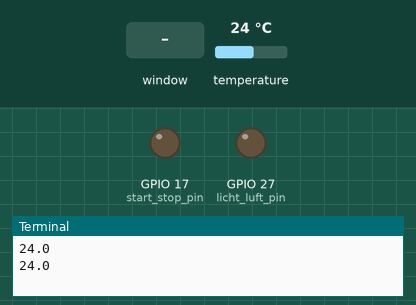
This program was run on a simulated Raspberry Pi (BCM pin numbers). Shown: output pins drawn as LEDs (lit = HIGH), the last lines printed to the terminal. The test bench sets the inputs (shaded band); at power-on: temperature 24 °C. The desktop window is not drawn, its controls go by their first labels and the mouse button is held 0.15 s; threads take turns every 2 ms.

Above: at 2.2 s.
2.3 s: control labelled "Starten" in the window clicked
At 3.1 s:
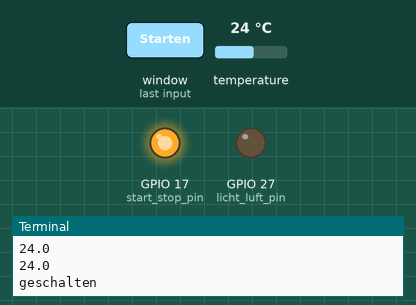
3.8 s: control labelled "Licht" in the window clicked
At 4.2 s:
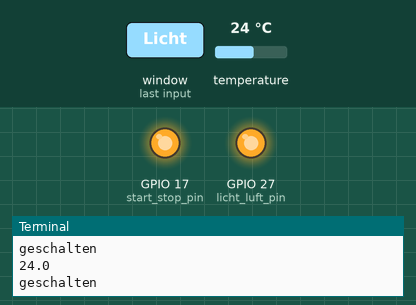
5.3 s: control labelled "Stop" in the window clicked
At 7.0 s:
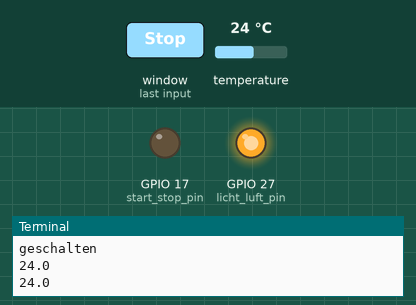
Timing chart, 0 to 8.5 s (numbered marks = the images above; inputs shaded):
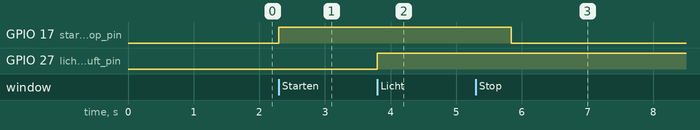

The program:

gui.py
```python
from tkinter import *
import Adafruit_DHT as DHT
import time
import threading
import RPi.GPIO as GPIO
from w1thermsensor import W1ThermSensor

def licht_luft():
    licht_luft_pin = 27
    if GPIO.input(licht_luft_pin) == GPIO.LOW:
        GPIO.output(licht_luft_pin, GPIO.HIGH)
        print("geschalten")
    else:
        GPIO.output(licht_luft_pin, GPIO.LOW)

def start_stop():
    start_stop_pin = 17
    if GPIO.input(start_stop_pin) == GPIO.LOW:
        GPIO.output(start_stop_pin, GPIO.HIGH)
        print("geschalten")
    else:
        GPIO.output(start_stop_pin, GPIO.LOW)

class Temperatur(threading.Thread):
    def __init__(self, mainWindow):
        threading.Thread.__init__(self)
        self.deamon = True
        self.mainWindow = mainWindow
        self.temperatur = 0

    def run(self):
        global temperatur
        temp_sens = W1ThermSensor()
        self.temperatur = temp_sens.get_temperature()
        print(self.temperatur)
        #time.sleep(0.5)
        self.mainWindow.after(500, self.run)

def main():
    global temperatur
    global mainWindow
    #temperatur = 0
    threads = []

    #gui_thread = threading.Thread(target)


    mainWindow = Tk(className="Mamma Lauda")
    w = 320#1280  # width for the Tk root
    h = 720#720  # height for the Tk root
    x = 0
    y = 0


    temp_thread = Temperatur(mainWindow)
    temp_thread.start()


    threads.append(temp_thread)

    time.sleep(1)
    mainWindow.geometry('%dx%d+%d+%d' % (w, h, x, y))
    labelUeberschrift = Label(master=mainWindow, text="Team --- MAMMA LAUDA")
    buttonStart = Button(master=mainWindow, text="Starten", command=start_stop)
    buttonStop = Button(master=mainWindow, text="Stop", command=start_stop)
    buttonLicht = Button(master=mainWindow, text="Licht", command=licht_luft)
    labelTemp = Label(master=mainWindow, text=temp_thread.temperatur)


    labelUeberschrift.pack()
    labelTemp.pack()
    buttonStart.pack()
    buttonStop.pack()
    buttonLicht.pack()

    while True:
        mainWindow.update()

    mainWindow.mainloop()

if __name__ == '__main__':

    licht_luft_pin = 27
    start_stop_pin = 17
    GPIO.setwarnings(False)
    GPIO.setmode(GPIO.BCM)#
    GPIO.setup(licht_luft_pin, GPIO.OUT, initial=GPIO.LOW)
    GPIO.setup(start_stop_pin, GPIO.OUT, initial=GPIO.LOW)

    main()  # TODO: muss noch checken wie man realtime updaten kann! tkinter
```

Measured:
- after the input at 2.3 s, GPIO 17 (start_stop_pin): LOW → HIGH at once
- after the input at 3.8 s, GPIO 27 (licht_luft_pin): LOW → HIGH at once
- after the input at 5.3 s, GPIO 17 (start_stop_pin): HIGH → LOW after 0.54 s
